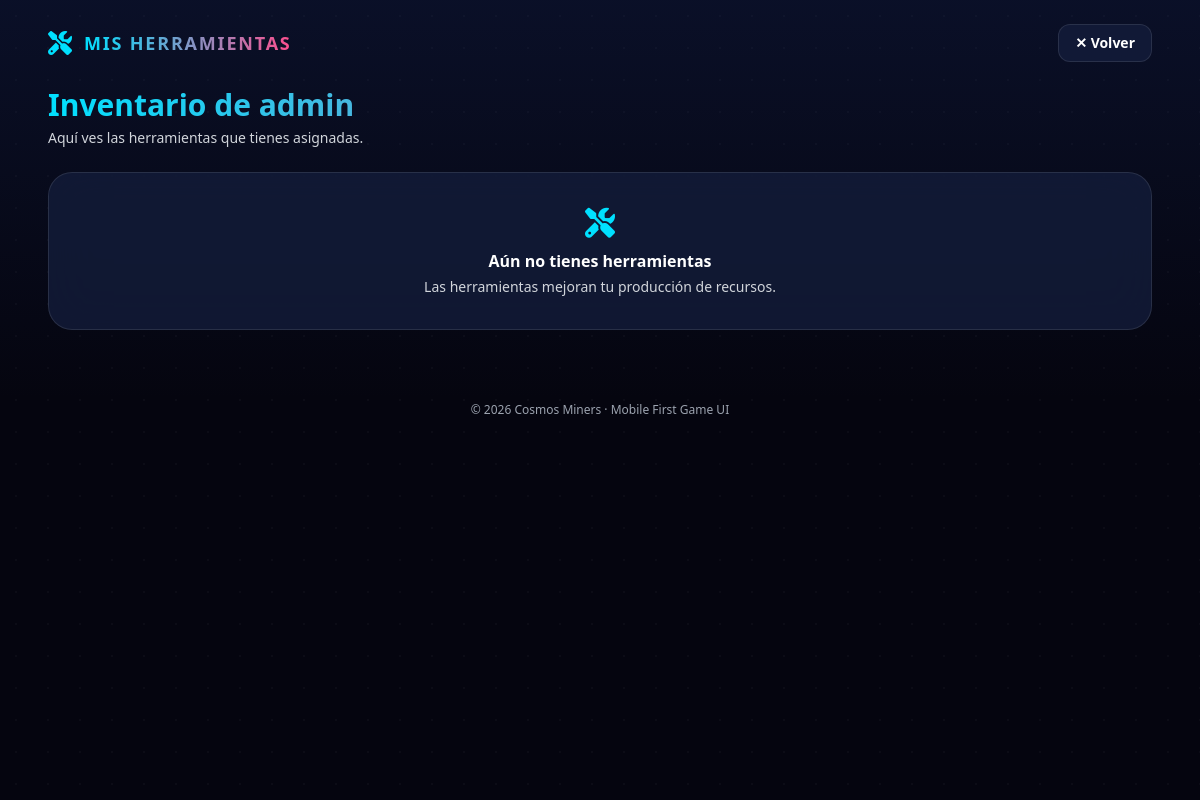
The page /tools/ (signed in) on the database as committed earlier.
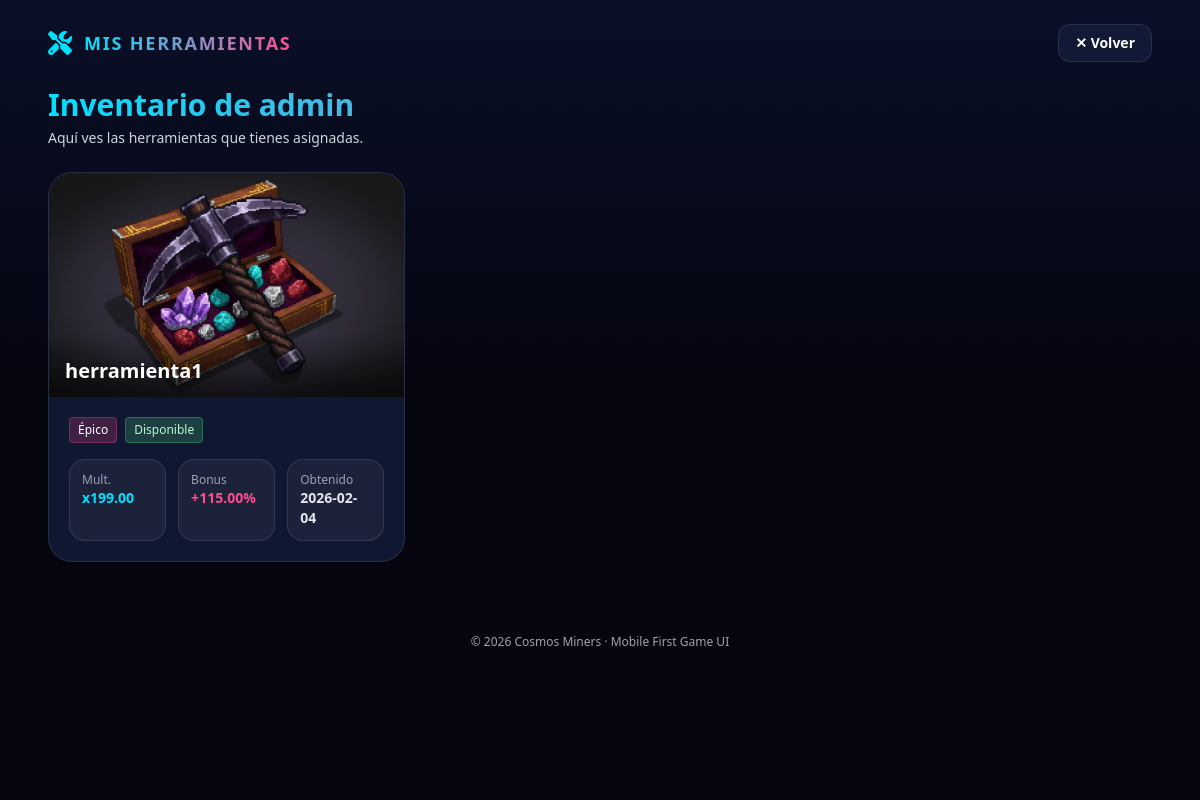
The same page on the database as committed later.
### game/models.py (models this page shows, shortened)
class UserTool(models.Model):
    owner = models.ForeignKey(
        Profile,
        on_delete=models.CASCADE,
        related_name="tools"
    )
    tool_type = models.ForeignKey(
        ToolType,
        on_delete=models.PROTECT,
        related_name="user_tools"
    )
    status = models.CharField(
        max_length=20,
        choices=ToolStatus.choices,
        default=ToolStatus.IDLE
    )
    obtained_at = models.DateTimeField(auto_now_add=True)

class ToolType(models.Model):
    name = models.CharField(max_length=100)
    image = models.ImageField(
        upload_to="tools/",
        null=True,
        blank=True
    )
    rarity = models.CharField(
        max_length=20,
        choices=ToolRarity.choices
    )
    production_multiplier = models.DecimalField(
        max_digits=5,
        decimal_places=2,
        help_text="Multiplicador de producción. Ej: 1.20 = +20%"
    )
    success_bonus = models.DecimalField(
        max_digits=5,
        decimal_places=2,
        default=Decimal("0.00"),
        help_text="Bonus adicional de probabilidad de éxito (%)"
    )
    is_active = models.BooleanField(default=True)
    created_at = models.DateTimeField(auto_now_add=True)

### game/views_tools.py (the view)
# urls.py: path("tools/", tools_view, name="tools_view"),
@login_required
def tools_view(request):
    profile, _ = Profile.objects.get_or_create(user=request.user)
    tools = profile.tools.select_related("tool_type").order_by("-obtained_at")
    return render(request, "game/tools.html", {"profile": profile, "tools": tools})

### game/templates/game/tools.html (shortened to what the changed rows need)
<!DOCTYPE html>
<html lang="es">
<head>
    <script src="https://cdn.tailwindcss.com"></script>
    <link rel="stylesheet" href="https://cdnjs.cloudflare.com/ajax/libs/font-awesome/6.4.0/css/all.min.css" />
</head>
<body class="min-h-screen bg-space text-white overflow-x-hidden relative">
    <main class="relative z-10 px-6 pb-12 max-w-6xl mx-auto">
        <section class="mb-6">
            <h1
                class="text-3xl font-black leading-tight bg-gradient-to-r from-accent to-pink bg-clip-text text-transparent">
            </h1>
        </section>
        <section class="grid gap-4 sm:grid-cols-2 lg:grid-cols-3">
            {% for t in tools %}
            <article
                class="bg-card backdrop-blur-xl border border-white/10 rounded-3xl overflow-hidden hover:border-accent/30 transition">
                <div class="relative">
                    {% if t.tool_type.image %}
                    <img src="{{ t.tool_type.image.url }}" alt="{{ t.tool_type.name }}"
                        class="w-full h-44 sm:h-48 lg:h-56 object-cover" />
                    {% else %}
                    <div class="w-full h-44 sm:h-48 lg:h-56 bg-white/5 flex items-center justify-center text-accent">
                        <i class="fas fa-tools text-5xl"></i>
                    </div>
                    {% endif %}
                    <div class="absolute inset-x-0 bottom-0 h-16 bg-gradient-to-t from-black/60 to-transparent"></div>
                    <div class="absolute left-4 bottom-3 right-4">
                        <div class="font-black text-xl truncate drop-shadow">{{ t.tool_type.name }}</div>
                    </div>
                </div>
                <div class="p-5">
                    <div class="flex items-center gap-2 flex-wrap">
                        {% if t.tool_type.rarity == 'common' %}
                        <span class="px-2 py-1 rounded bg-white/10 text-xs text-gray-200">Común</span>
                        {% elif t.tool_type.rarity == 'rare' %}
                        <span
                            class="px-2 py-1 rounded bg-blue-400/20 text-xs text-blue-200 border border-blue-400/30">Raro</span>
                        {% elif t.tool_type.rarity == 'epic' %}
                        <span
                            class="px-2 py-1 rounded bg-pink/20 text-xs text-pink-200 border border-pink/30">Épico</span>
                        {% elif t.tool_type.rarity == 'legendary' %}
                        <span
                            class="px-2 py-1 rounded bg-yellow-400/20 text-xs text-yellow-200 border border-yellow-400/30">Legendario</span>
                        {% else %}
                        <span class="px-2 py-1 rounded bg-white/10 text-xs">{{ t.tool_type.get_rarity_display }}</span>
                        {% endif %}
                        {% if t.status == 'idle' %}
                        <span
                            class="px-2 py-1 rounded bg-green-400/20 text-xs text-green-200 border border-green-400/30">Disponible</span>
                        {% elif t.status == 'traveling' %}
                        <span
                            class="px-2 py-1 rounded bg-yellow-400/20 text-xs text-yellow-200 border border-yellow-400/30">En
                            uso</span>
                        {% else %}
                        <span class="px-2 py-1 rounded bg-white/10 text-xs">{{ t.get_status_display }}</span>
                        {% endif %}
                    </div>
                    <div class="mt-4 grid grid-cols-3 gap-3 text-sm">
                        <div class="rounded-2xl bg-white/5 border border-white/10 p-3">
                            <div class="text-xs text-gray-400">Mult.</div>
                            <div class="font-bold text-accent">x{{ t.tool_type.production_multiplier }}</div>
                        </div>
                        <div class="rounded-2xl bg-white/5 border border-white/10 p-3">
                            <div class="text-xs text-gray-400">Bonus</div>
                            <div class="font-bold text-pink">+{{ t.tool_type.success_bonus }}%</div>
                        </div>
                        <div class="rounded-2xl bg-white/5 border border-white/10 p-3">
                            <div class="text-xs text-gray-400">Obtenido</div>
                            <div class="font-semibold text-gray-200">{{ t.obtained_at|date:"Y-m-d" }}</div>
                        </div>
                    </div>
                </div>
            </article>
            {% empty %}
            <div
                class="bg-card backdrop-blur-xl border border-white/10 rounded-3xl p-8 text-center sm:col-span-2 lg:col-span-3">
                <div class="text-accent text-3xl mb-2"><i class="fas fa-tools"></i></div>
                <div class="font-bold">Aún no tienes herramientas</div>
                <div class="text-sm text-gray-300 mt-1">Las herramientas mejoran tu producción de recursos.</div>
            </div>
            {% endfor %}
        </section>
    </main>
</body>
</html>

Rows that differ between the two databases and show on the page:
added UserTool: tool_type.image (picture), tool_type.name "herramienta1", shows "Épico", status "Disponible", tool_type.production_multiplier "199.00", tool_type.success_bonus "115.00", obtained_at "2026-02-04"
Other text that changed with them:
text no longer shown: "Aún no tienes herramientas Las herramientas mejoran tu producción de recursos."
